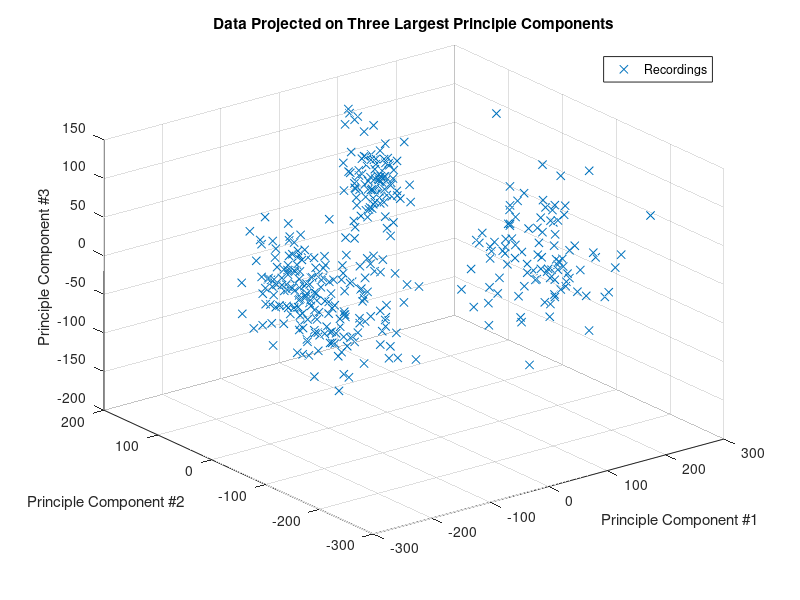

Source code (MATLAB):
%% Homework2 - Question 4 - Matthew DeVerna

% Purpose: This script was written to tackle question # 2 of Math Tools
% homework # 4.

% Author: Matthew DeVerna

% Date: 10/9/19

%%  Load File

load('windowedSpikes.mat')

% data = 400x150 matrix of whos rows are electrode measurements ( voltages
% recorded for each 150 msec window, at 1msec intervals). 

%% (A) Plot the waveforms superimposed

figure
plot(data')
xlabel('Time')
ylabel('Voltage')
legend('Recordings')
title('Dr. Bell and Dr. Zell''s Electrode Measurement Data')

% I cannot think of a scientifically valid procedure to determine how many
% neurons produced these spikes (only using the plot). We must used PCA/SVD to find the
% eigenvectors/eigenvalues and determine which dimensions are responsible
% for the most variance


%% (B) Plot the Eigen Values in Descending Order

% We can use the svd to find the eigen values (diag(S).^2) 
% and eigen vectors (V')

% Compute the SVD
[U,S,V] = svd(data)     ;

% Since we know that our eigen values are the diagonal components of S,
% squared. We can take these directly from S
eig_vals = (diag(S)).^2 ;

% Now we plot these values in a simple bar graph and it's quite clear
semilogy(eig_vals, 'o') % Make y-axis log
xlabel('Components')
ylabel('Values')
title('Eigen Values for Electrode Data')
legend('Eigen Values')
grid on
box off


%% (C) Project onto the top two princple components

% We know that V' represents our eigen vectors so we take these and utilize
% them to project our data these dimensions

eigen_vectors = V'          ;

% Find our principle components
PC_1 = eigen_vectors(1,:)   ;
PC_2 = eigen_vectors(2,:)   ;
PC_3 = eigen_vectors(3,:)   ; % Find the third for later use

% Project our data onto the new coordinate system
X = data * PC_1'            ;
Y = data * PC_2'            ;
Z = data * PC_3'            ; % Find third for later
x_zeros = zeros(400,1)      ; % Create zeros for 3D vector plotting.

% Plot in the 2D space
plot(X,Y, 'x')
title('Data Projected on Two Largest Principle Components')
xlabel('Principle Component #1')
ylabel('Principle Component #2')
legend('Recordings')
grid on 
box off

%% (D) Project onto the top three principle components

plot3(X,Y,Z, 'x')
rotate3d on 
title('Data Projected on Three Largest Principle Components')
xlabel('Principle Component #1')
ylabel('Principle Component #2')
zlabel('Principle Component #3')
legend('Recordings')
grid on 
box off
